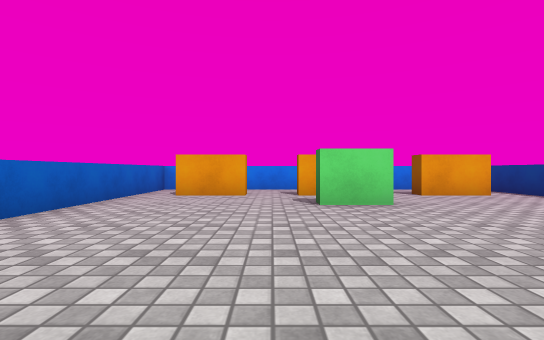
View 1 (above)

16 first-person views from a walk through a Unity game level. The camera is 0.62 m above the floor, looks level and sees 85° across. The floor is counted in squares, 1 m on a side. Each view is taken from the middle of a square. On the plan, view 1 faces up. The plan holds only what a view shows up to about 9 squares ahead; the rest is blank. The player character is not drawn. Surface patterns are stand-ins for the level's own textures.

View 2
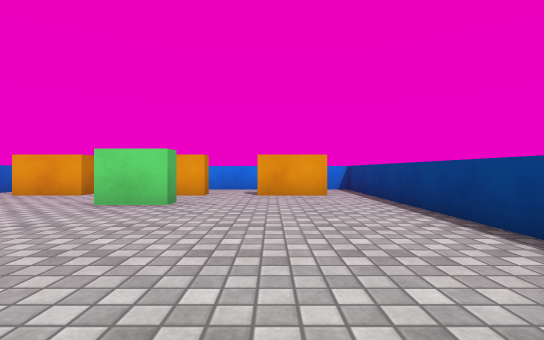

View 3
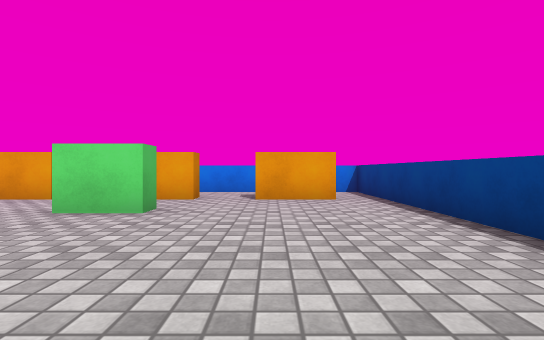

View 4
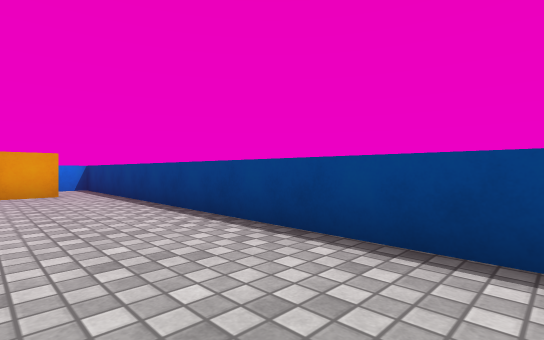

View 5
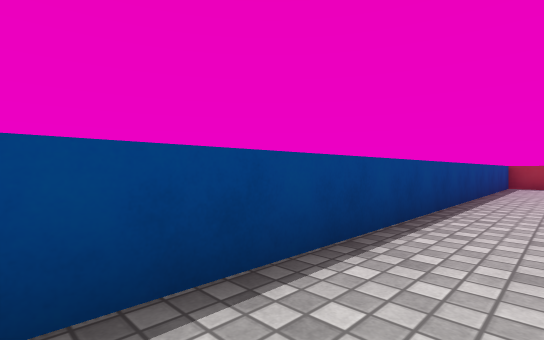

View 6
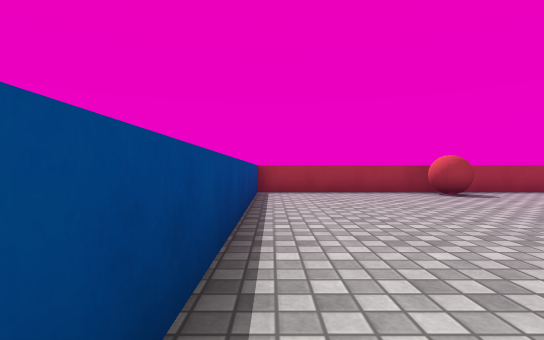

View 7
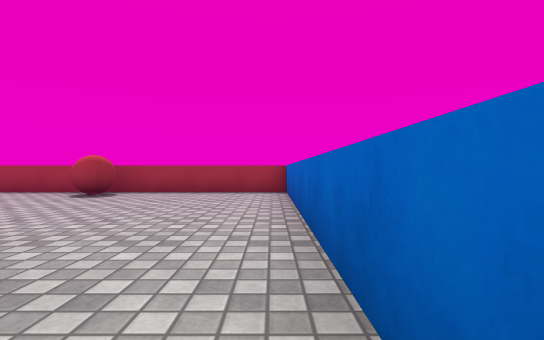

View 8
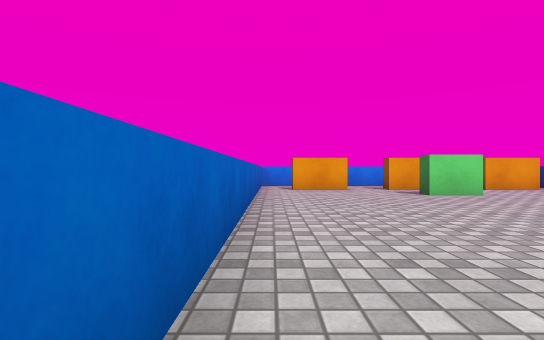

View 9
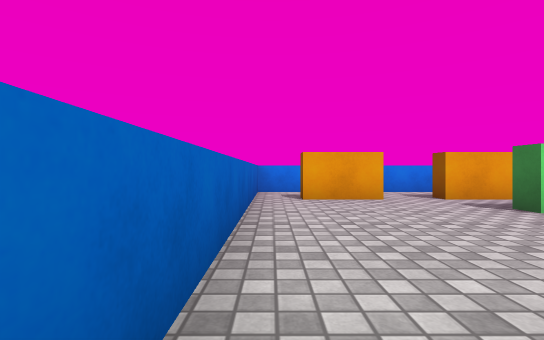

View 10
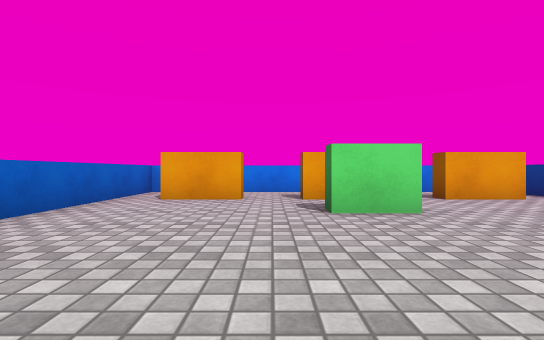

View 11
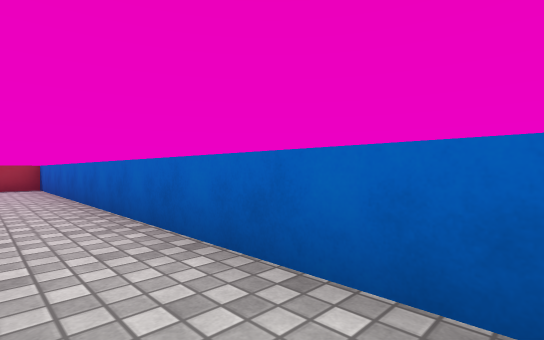

View 12
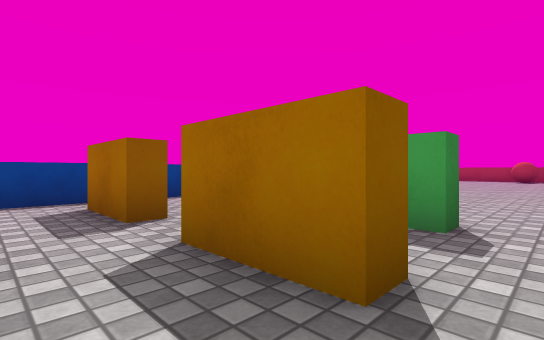

View 13
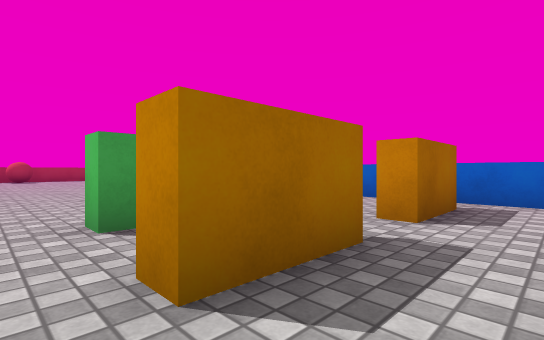

View 14
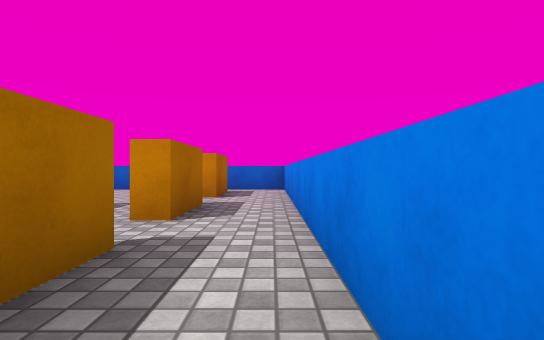

View 15
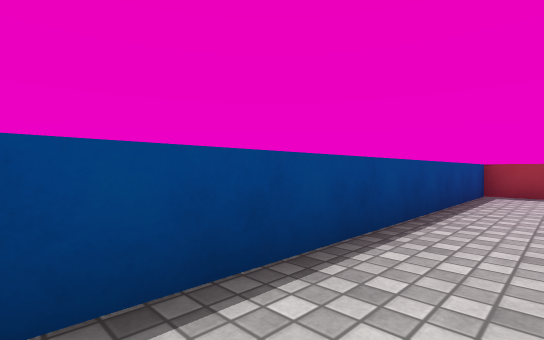

View 16
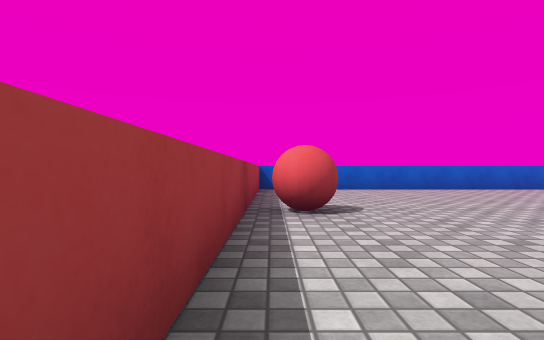

### Floor plan
Ten units are one square. View 1 is at (0, 0); x grows to the right and y downward. Boxes are objects, and circles mark ways between rooms. Rooms are numbered by the first view taken in them; rooms with no view inside come last. Other rooms are left out.
<svg viewBox="-39 -99 108 209">
<path fill="none" stroke="#000" d="M23 -72 6 -72M-7 -72 -24 -72M-34 -64 -34 104 64 104 64 -64M54 -72 36 -72M6 -72 6 -78 23 -78M-7 -78 -7 -72M25 -94 -5 -94M36 -72 36 -78 54 -78M23 -78 23 -72M54 -94 25 -94M64 -64 64 -94 54 -94M-24 -78 -7 -78M-5 -94 -34 -94 -34 -64"/>
<rect x="5" y="85" width="20" height="20" fill="#bbb"><title>red ball</title></rect>
<rect x="5" y="-55" width="20" height="10" fill="#bbb"><title>green block</title></rect>
<circle cx="0" cy="-70" r="3" fill="#2a7"/>
<circle cx="30" cy="-70" r="3" fill="#2a7"/>
<circle cx="60" cy="-70" r="3" fill="#2a7"/>
<circle cx="-30" cy="-70" r="3" fill="#2a7"/>
<circle cx="15" cy="-85" r="3" fill="#2a7"/>
<circle cx="-15" cy="-85" r="3" fill="#2a7"/>
<circle cx="45" cy="-85" r="3" fill="#2a7"/>
<text x="10" y="20">1</text>
<text x="10" y="-80">2</text>
<text x="40" y="-80">3</text>
<text x="60" y="-80">4</text>
<text x="-20" y="-80">5</text>
</svg>
Room 1 opens to room 2. Room 1 opens to room 3. Room 1 opens to room 4. Room 1 opens to room 5. Room 2 opens to room 3. Room 2 opens to room 5. Room 3 opens to room 4.

Where each view was taken, in squares from view 1:
view 1: 0 up, 0 right, facing up
view 2: 0 up, 4 right, facing up
view 3: 1 up, 4 right, facing up
view 4: 1 down, 4 right, facing up-right
view 5: 2 up, 5 right, facing down-right
view 6: 2 down, 6 right, facing down
view 7: 2 down, 3 left, facing down
view 8: 2 down, 3 left, facing up
view 9: 1 up, 3 left, facing up
view 10: 1 up, 0 right, facing up
view 11: 1 up, 2 left, facing down-left
view 12: 9 up, 0 right, facing down-right
view 13: 9 up, 3 right, facing down-left
view 14: 9 up, 6 right, facing left
view 15: 2 down, 5 right, facing down-right
view 16: 10 down, 6 right, facing left
